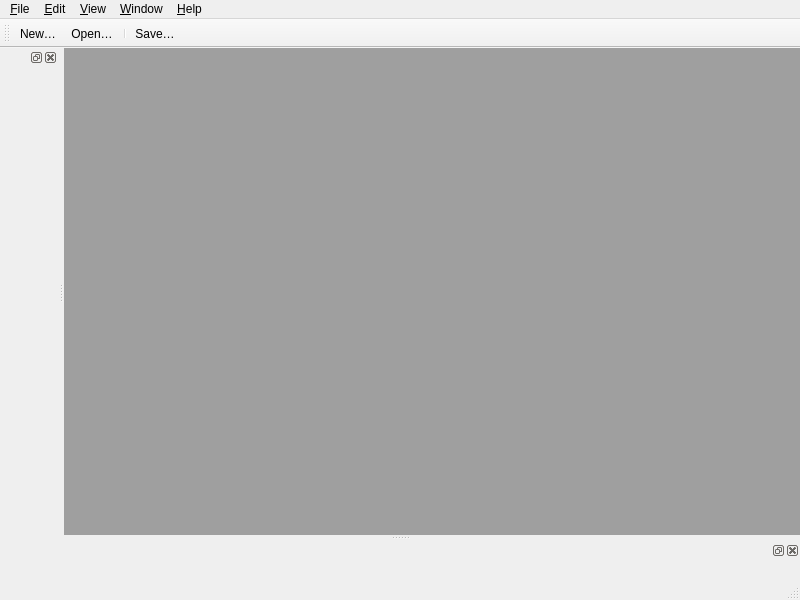
<?xml version="1.0" encoding="UTF-8"?>
<ui version="4.0">
 <class>MainWindow</class>
 <widget class="QMainWindow" name="MainWindow">
  <property name="geometry">
   <rect>
    <x>0</x>
    <y>0</y>
    <width>800</width>
    <height>600</height>
   </rect>
  </property>
  <property name="windowTitle">
   <string>Génial</string>
  </property>
  <property name="toolButtonStyle">
   <enum>Qt::ToolButtonFollowStyle</enum>
  </property>
  <property name="documentMode">
   <bool>true</bool>
  </property>
  <widget class="QWidget" name="centralwidget">
   <layout class="QHBoxLayout" name="horizontalLayout">
    <property name="leftMargin">
     <number>0</number>
    </property>
    <property name="topMargin">
     <number>0</number>
    </property>
    <property name="rightMargin">
     <number>0</number>
    </property>
    <property name="bottomMargin">
     <number>0</number>
    </property>
    <item>
     <widget class="QMdiArea" name="mdiArea">
      <property name="viewMode">
       <enum>QMdiArea::TabbedView</enum>
      </property>
      <property name="documentMode">
       <bool>true</bool>
      </property>
      <property name="tabsClosable">
       <bool>true</bool>
      </property>
      <property name="tabsMovable">
       <bool>true</bool>
      </property>
     </widget>
    </item>
   </layout>
  </widget>
  <widget class="QMenuBar" name="menubar">
   <property name="geometry">
    <rect>
     <x>0</x>
     <y>0</y>
     <width>800</width>
     <height>23</height>
    </rect>
   </property>
   <widget class="QMenu" name="menu_File">
    <property name="title">
     <string>&amp;File</string>
    </property>
    <addaction name="action_New"/>
    <addaction name="action_Open"/>
    <addaction name="separator"/>
    <addaction name="action_Save"/>
    <addaction name="actionSave_As"/>
   </widget>
   <widget class="QMenu" name="menu_Edit">
    <property name="title">
     <string>&amp;Edit</string>
    </property>
   </widget>
   <widget class="QMenu" name="menu_Window">
    <property name="title">
     <string>&amp;Window</string>
    </property>
   </widget>
   <widget class="QMenu" name="menu_Help">
    <property name="title">
     <string>&amp;Help</string>
    </property>
   </widget>
   <widget class="QMenu" name="menu_View">
    <property name="title">
     <string>&amp;View</string>
    </property>
   </widget>
   <addaction name="menu_File"/>
   <addaction name="menu_Edit"/>
   <addaction name="menu_View"/>
   <addaction name="menu_Window"/>
   <addaction name="menu_Help"/>
  </widget>
  <widget class="QStatusBar" name="statusbar"/>
  <widget class="QToolBar" name="toolBar">
   <attribute name="toolBarArea">
    <enum>TopToolBarArea</enum>
   </attribute>
   <attribute name="toolBarBreak">
    <bool>false</bool>
   </attribute>
   <addaction name="action_New"/>
   <addaction name="action_Open"/>
   <addaction name="separator"/>
   <addaction name="action_Save"/>
  </widget>
  <widget class="QDockWidget" name="dockWidget_2">
   <attribute name="dockWidgetArea">
    <number>1</number>
   </attribute>
   <widget class="QWidget" name="dockWidgetContents_2">
    <layout class="QVBoxLayout" name="verticalLayout"/>
   </widget>
  </widget>
  <widget class="QDockWidget" name="propertiesDockWidget">
   <attribute name="dockWidgetArea">
    <number>8</number>
   </attribute>
   <widget class="QWidget" name="dockWidgetContents_3">
    <layout class="QHBoxLayout" name="horizontalLayout_2">
     <item>
      <widget class="PropertiesWidget" name="propertiesWidget" native="true"/>
     </item>
    </layout>
   </widget>
  </widget>
  <action name="action_New">
   <property name="text">
    <string>&amp;New…</string>
   </property>
   <property name="shortcut">
    <string>Ctrl+N</string>
   </property>
  </action>
  <action name="action_Open">
   <property name="text">
    <string>&amp;Open…</string>
   </property>
   <property name="shortcut">
    <string>Ctrl+O</string>
   </property>
  </action>
  <action name="action_Save">
   <property name="text">
    <string>&amp;Save…</string>
   </property>
   <property name="shortcut">
    <string>Ctrl+S</string>
   </property>
  </action>
  <action name="actionSave_As">
   <property name="text">
    <string>Save As…</string>
   </property>
  </action>
 </widget>
 <customwidgets>
  <customwidget>
   <class>PropertiesWidget</class>
   <extends>QWidget</extends>
   <header>genial.propertieswidget.h</header>
   <container>1</container>
  </customwidget>
 </customwidgets>
 <resources/>
 <connections/>
</ui>
